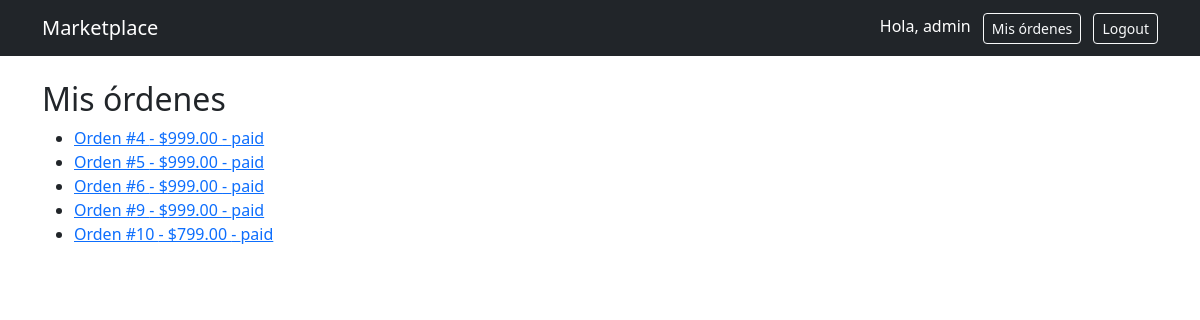
/orders/ (signed in), run on the app's committed database.
### accounts/models.py (models this page shows)
class User(AbstractUser):
    ROLE_CHOICES = (
        ('buyer', 'Buyer'),
        ('artist', 'Artist'),
    )
    role = models.CharField(max_length=10, choices=ROLE_CHOICES, default='buyer')

### orders/models.py (models this page shows, shortened)
class Order(models.Model):
    STATUS_CHOICES = (
        ('pending', 'Pending'),
        ('paid', 'Paid'),
        ('shipped', 'Shipped'),
    )
    user = models.ForeignKey(User, on_delete=models.CASCADE)
    status = models.CharField(max_length=10, choices=STATUS_CHOICES, default='pending')
    total = models.DecimalField(max_digits=10, decimal_places=2)
    shipping_address = models.TextField()
    tracking_number = models.CharField(max_length=100, blank=True, null=True)

### orders/views.py (the view)
# urls.py: path('', views.order_list, name='order_list'),
@login_required
def order_list(request):
    orders = Order.objects.filter(user=request.user)
    return render(request, 'orders/list.html', {'orders': orders})

### orders/templates/orders/list.html
{% extends "base.html" %}
{% block content %}
<h2>Mis órdenes</h2>
<ul>
    {% for order in orders %}
        <li>
            <a href="{% url 'order_detail' order.id %}">
                Orden #{{ order.id }} - ${{ order.total }} - {{ order.status }}
            </a>
        </li>
    {% empty %}
        <li>No tienes órdenes</li>
    {% endfor %}
</ul>
{% endblock %}

### templates/base.html (shortened to what this page needs)
<!DOCTYPE html>
<html lang="es">
<head>
    <link href="https://cdn.jsdelivr.net/npm/bootstrap@5.3.0/dist/css/bootstrap.min.css" rel="stylesheet">
</head>
<body>
<nav class="navbar navbar-expand-lg navbar-dark bg-dark">
    <div class="container">
        <a class="navbar-brand" href="/">Marketplace</a>
        <div>
            {% if user.is_authenticated %}
                <span class="text-white me-2">Hola, {{ user.username }}</span>
                <a class="btn btn-outline-light btn-sm me-2" href="{% url 'order_list' %}">Mis órdenes</a>
                <a class="btn btn-outline-light btn-sm" href="{% url 'logout' %}">Logout</a>
            {% else %}
                <a class="btn btn-outline-light btn-sm me-2" href="{% url 'login' %}">Login</a>
                <a class="btn btn-light btn-sm" href="{% url 'register' %}">Registro</a>
            {% endif %}
        </div>
    </div>
</nav>
<div class="container mt-4">
    {% block content %}
    {% endblock %}
</div>
</body>
</html>

### data on the page
User: username "admin"
Order: id "4", total "999.00", status "paid"
Order: id "5", total "999.00", status "paid"
Order: id "6", total "999.00", status "paid"
Order: id "9", total "999.00", status "paid"
Order: id "10", total "799.00", status "paid"
